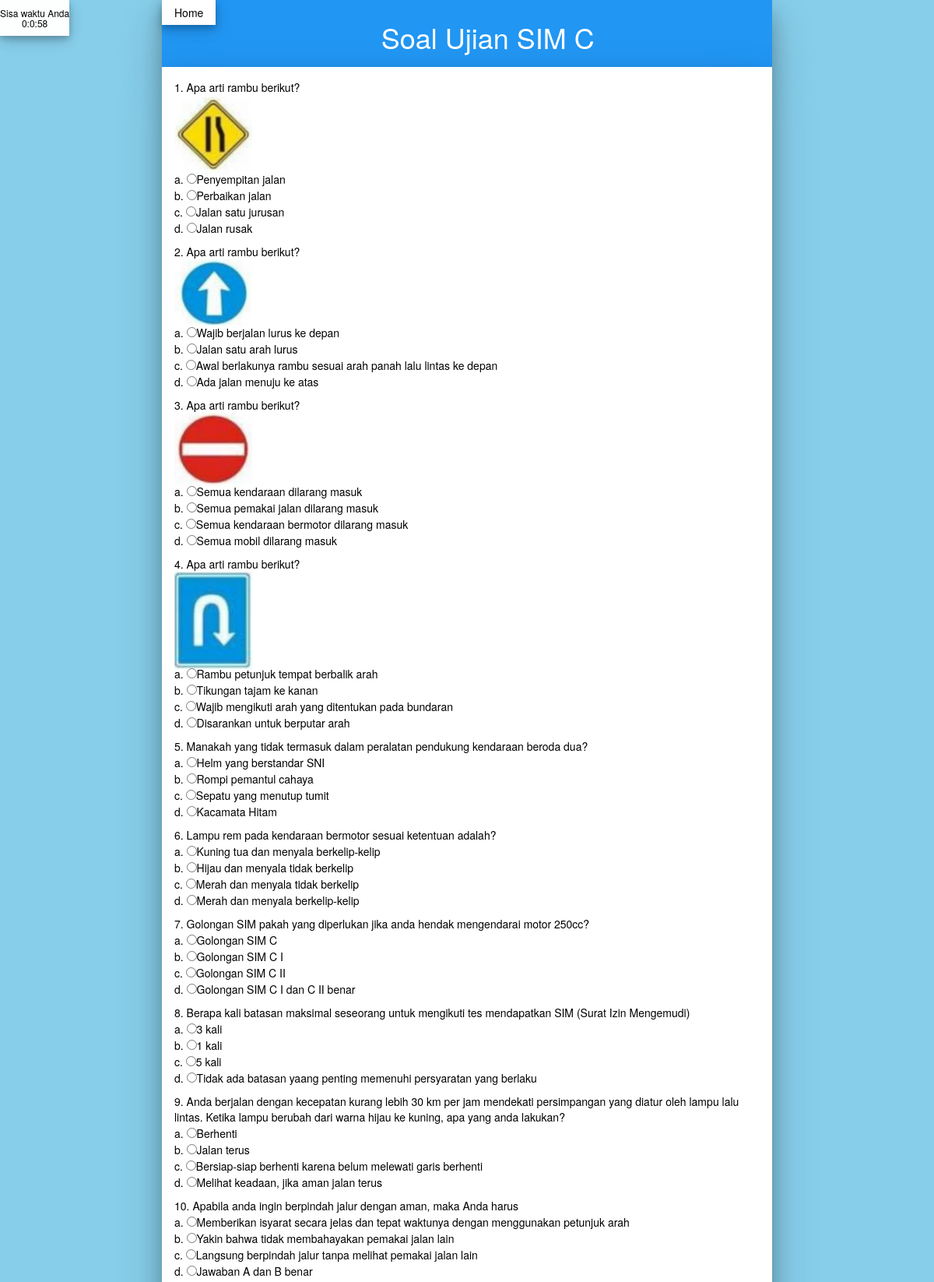
The app's page /soal.php (upper part) with its own data.
### tables this page shows
CREATE TABLE `soal_pilihan` (
  `nomor` int(11) NOT NULL,
  `pertanyaan` varchar(600) NOT NULL,
  `jawab_a` varchar(250) NOT NULL,
  `jawab_b` varchar(250) NOT NULL,
  `jawab_c` varchar(250) NOT NULL,
  `jawab_d` varchar(250) NOT NULL,
  `jawaban` enum('a','b','c','d','e') NOT NULL
);

### soal.php (the view, shortened to what this page needs)
<!DOCTYPE html>
<html>
<head>
<link rel="stylesheet" type="text/css" href="css/w3.css">
<link rel="stylesheet" type="text/css" href="css/bootstrap.min.css">
<link rel="stylesheet" type="text/css" href="css/bootstrap-theme.min.css">
</head>
<?php include 'template/koneksi.php'; ?>
<body class="w3-light-blue">
<div class="w3-white w3-card-4" id="timer" style="float: right; margin-right: 25px; position: fixed;"></div>
<div class="w3-container w3-animate-opacity" style="margin: 0 192px 4px 192px;">
<a onclick="back()" class="w3-btn w3-white w3-card-4" style="float:left;">Home</a>
<header class="w3-padding w3-card-16 w3-blue w3-center"><h1>Soal Ujian SIM C</header>
<div id="soal" class="w3-container w3-white w3-card-16 w3-padding-16" style="min-height: 650px">
<?php
echo "<form action='proses.php'method='post'>";
$nomor = 1;
$query = "SELECT * FROM soal_pilihan WHERE nomor = 1";
$soal = mysqli_query($link, $query);
if (mysqli_num_rows($soal) > 0) {
	$data = mysqli_fetch_assoc($soal);
	echo "<div class='w3-hover-aqua'>";
	echo $nomor . ". ". $data['pertanyaan']. "<br>";
	echo "<img src='gambar/narrow-road.png' alt='penyempitan-jalan' width='100'><br>";
	echo "a. <input type='radio' value='a' name='jawaban[".$data["nomor"]."]'/>". $data["jawab_a"]. "<br>";
	echo "b. <input type='radio' value='b' name='jawaban[".$data["nomor"]."]'/>". $data["jawab_b"]. "<br>";
	echo "c. <input type='radio' value='c' name='jawaban[".$data["nomor"]."]'/>". $data["jawab_c"]. "<br>";
	echo "d. <input type='radio' value='d' name='jawaban[".$data["nomor"]."]'/>". $data["jawab_d"]. "<p>";
	echo "</div>";
}
$nomor = 2;
$query = "SELECT * FROM soal_pilihan WHERE nomor = 2";
$soal = mysqli_query($link, $query);
if (mysqli_num_rows($soal) > 0) {
	$data = mysqli_fetch_assoc($soal);
	echo "<div class='w3-hover-aqua'>";
	echo $nomor . ". ". $data['pertanyaan']. "<br>";
	echo "<img src='gambar/go-ahead.png' alt='jalan-terus' width='100'><br>";
	echo "a. <input type='radio' value='a' name='jawaban[".$data["nomor"]."]'/>". $data["jawab_a"]. "<br>";
	echo "b. <input type='radio' value='b' name='jawaban[".$data["nomor"]."]'/>". $data["jawab_b"]. "<br>";
	echo "c. <input type='radio' value='c' name='jawaban[".$data["nomor"]."]'/>". $data["jawab_c"]. "<br>";
	echo "d. <input type='radio' value='d' name='jawaban[".$data["nomor"]."]'/>". $data["jawab_d"]. "<p>";
	echo "</div>";
}
$nomor = 3;
$query = "SELECT * FROM soal_pilihan WHERE nomor = 3";
$soal = mysqli_query($link, $query);
if (mysqli_num_rows($soal) > 0) {
	$data = mysqli_fetch_assoc($soal);
	echo "<div class='w3-hover-aqua'>";
	echo $nomor . ". ". $data['pertanyaan']. "<br>";
	echo "<img src='gambar/dont-enter.png' alt='dilarang-masuk' width='100'><br>";
	echo "a. <input type='radio' value='a' name='jawaban[".$data["nomor"]."]'/>". $data["jawab_a"]. "<br>";
	echo "b. <input type='radio' value='b' name='jawaban[".$data["nomor"]."]'/>". $data["jawab_b"]. "<br>";
	echo "c. <input type='radio' value='c' name='jawaban[".$data["nomor"]."]'/>". $data["jawab_c"]. "<br>";
	echo "d. <input type='radio' value='d' name='jawaban[".$data["nomor"]."]'/>". $data["jawab_d"]. "<p>";
	echo "</div>";
}
$nomor = 4;
$query = "SELECT * FROM soal_pilihan WHERE nomor = 4";
$soal = mysqli_query($link, $query);
if (mysqli_num_rows($soal) > 0) {
	$data = mysqli_fetch_assoc($soal);
	echo "<div class='w3-hover-aqua'>";
	echo $nomor . ". ". $data['pertanyaan']. "<br>";
	echo "<img src='gambar/turn-back.png' alt='putar-arah' width='100'><br>";
	echo "a. <input type='radio' value='a' name='jawaban[".$data["nomor"]."]'/>". $data["jawab_a"]. "<br>";
	echo "b. <input type='radio' value='b' name='jawaban[".$data["nomor"]."]'/>". $data["jawab_b"]. "<br>";
	echo "c. <input type='radio' value='c' name='jawaban[".$data["nomor"]."]'/>". $data["jawab_c"]. "<br>";
	echo "d. <input type='radio' value='d' name='jawaban[".$data["nomor"]."]'/>". $data["jawab_d"]. "<p>";
	echo "</div>";
}
$nomor = 5;
$query = "SELECT * FROM soal_pilihan WHERE nomor BETWEEN 5 AND 28";
$soal = mysqli_query($link, $query);
if (mysqli_num_rows($soal) > 0) {
	while($data = mysqli_fetch_assoc($soal)) {
	echo "<div class='w3-hover-aqua'>";
	echo $nomor . ". ". $data['pertanyaan']. "<br>";
	echo "a. <input type='radio' value='a' name='jawaban[".$data["nomor"]."]'/>". $data["jawab_a"]. "<br>";
	echo "b. <input type='radio' value='b' name='jawaban[".$data["nomor"]."]'/>". $data["jawab_b"]. "<br>";
	echo "c. <input type='radio' value='c' name='jawaban[".$data["nomor"]."]'/>". $data["jawab_c"]. "<br>";
	echo "d. <input type='radio' value='d' name='jawaban[".$data["nomor"]."]'/>". $data["jawab_d"]. "<p>";
	echo "</div>";
	$nomor++;
	}
}
?>
</div>
</div>
</body>
</html>

### css/w3.css (style rules this page uses)
html { box-sizing:border-box }
*,*:before,*:after { box-sizing:inherit }
html { -ms-text-size-adjust:100%;-webkit-text-size-adjust:100% }
body { margin:0 }
article,aside,details,figcaption,figure,footer,header,main,menu,nav,section,summary { display:block }
a { background-color:transparent;-webkit-text-decoration-skip:objects }
img { border-style:none }
button,input,select,textarea { font:inherit;margin:0 }
button,input { overflow:visible }
[type=checkbox],[type=radio] { padding:0 }
html,body { font-family:Verdana,sans-serif;font-size:15px;line-height:1.5 }
html { overflow-x:hidden }
h1,h2,h3,h4,h5,h6,.w3-slim,.w3-wide { font-family:"Segoe UI",Arial,sans-serif }
h1 { font-size:36px }
h1,h2,h3,h4,h5,h6 { font-weight:400;margin:10px 0 }
img { margin-bottom:-5px }
a { color:inherit }
.w3-btn,.w3-btn-block,.w3-button { border:none;display:inline-block;outline:0;padding:6px 16px;vertical-align:middle;overflow:hidden;text-decoration:none!important;color:#fff;background-color:#000;text-align:center;cursor:pointer;white-space:nowrap }
.w3-btn,.w3-btn-floating,.w3-btn-floating-large,.w3-closenav,.w3-opennav,.w3-btn-block,.w3-button { -webkit-touch-callout:none;-webkit-user-select:none;-khtml-user-select:none;-moz-user-select:none;-ms-user-select:none;user-select:none }
.w3-btn,.w3-btn-floating,.w3-dropnav a,.w3-btn-floating-large,.w3-btn-block, .w3-navbar a,.w3-navblock a,.w3-sidenav a,.w3-pagination li a,.w3-hoverable tbody tr,.w3-hoverable li, .w3-accordion-content a,.w3-dropdown-content a,.w3-dropdown-click:hover,.w3-dropdown-hover:hover,.w3-opennav,.w3-closenav,.w3-closebtn,*[class*="w3-hover-"] { -webkit-transition:background-color .25s,color .15s,box-shadow .25s,opacity 0.25s,filter 0.25s,border 0.15s;transition:background-color .25s,color .15s,box-shadow .15s,opacity .25s,filter .25s,border .15s }
.w3-container:after,.w3-container:before,.w3-panel:after,.w3-panel:before,.w3-row:after,.w3-row:before,.w3-row-padding:after,.w3-row-padding:before,.w3-cell-row:before,.w3-cell-row:after, .w3-topnav:after,.w3-topnav:before,.w3-clear:after,.w3-clear:before,.w3-btn-group:before,.w3-btn-group:after,.w3-btn-bar:before,.w3-btn-bar:after,.w3-bar:before,.w3-bar:after { content:"";display:table;clear:both }
.w3-center { text-align:center!important }
.w3-padding-medium,.w3-padding,.w3-form { padding:8px 16px!important }
.w3-padding-16 { padding-top:16px!important;padding-bottom:16px!important }
.w3-container { padding:0.01em 16px }
.w3-card-4,.w3-hover-shadow:hover { box-shadow:0 4px 8px 0 rgba(0,0,0,0.2),0 6px 20px 0 rgba(0,0,0,0.19)!important }
.w3-card-16 { box-shadow:0 16px 24px 0 rgba(0,0,0,0.22),0 25px 55px 0 rgba(0,0,0,0.21)!important }
.w3-animate-opacity { -webkit-animation:opac 0.8s;animation:opac 0.8s }
.w3-blue,.w3-hover-blue:hover { color:#fff!important;background-color:#2196F3!important }
.w3-light-blue,.w3-hover-light-blue:hover { color:#000!important;background-color:#87CEEB!important }
.w3-white,.w3-hover-white:hover { color:#000!important;background-color:#fff!important }

### records on screen
soal_pilihan: pertanyaan "Apa arti rambu berikut?", jawab_a "Penyempitan jalan", jawab_b "Perbaikan jalan", jawab_c "Jalan satu jurusan", jawab_d "Jalan rusak"
soal_pilihan: pertanyaan "Apa arti rambu berikut?", jawab_a "Wajib berjalan lurus ke depan", jawab_b "Jalan satu arah lurus", jawab_c "Awal berlakunya rambu sesuai arah panah lalu lintas ke depan", jawab_d "Ada jalan menuju ke atas"
soal_pilihan: pertanyaan "Apa arti rambu berikut?", jawab_a "Semua kendaraan dilarang masuk", jawab_b "Semua pemakai jalan dilarang masuk", jawab_c "Semua kendaraan bermotor dilarang masuk", jawab_d "Semua mobil dilarang masuk"
soal_pilihan: pertanyaan "Apa arti rambu berikut?", jawab_a "Rambu petunjuk tempat berbalik arah", jawab_b "Tikungan tajam ke kanan", jawab_c "Wajib mengikuti arah yang ditentukan pada bundaran", jawab_d "Disarankan untuk berputar arah"
soal_pilihan: pertanyaan "Manakah yang tidak termasuk dalam peralatan pendukung kendaraan beroda dua?", jawab_a "Helm yang berstandar SNI", jawab_b "Rompi pemantul cahaya", jawab_c "Sepatu yang menutup tumit", jawab_d "Kacamata Hitam"
soal_pilihan: pertanyaan "Lampu rem pada kendaraan bermotor sesuai ketentuan adalah?", jawab_a "Kuning tua dan menyala berkelip-kelip", jawab_b "Hijau dan menyala tidak berkelip", jawab_c "Merah dan menyala tidak berkelip", jawab_d "Merah dan menyala berkelip-kelip"
soal_pilihan: pertanyaan "Golongan SIM pakah yang diperlukan jika anda hendak mengendarai motor 250cc?", jawab_a "Golongan SIM C", jawab_b "Golongan SIM C I", jawab_c "Golongan SIM C II", jawab_d "Golongan SIM C I dan C II benar"
soal_pilihan: pertanyaan "Berapa kali batasan maksimal seseorang untuk mengikuti tes mendapatkan SIM (Surat Izin Mengemudi)", jawab_a "3 kali", jawab_b "1 kali", jawab_c "5 kali", jawab_d "Tidak ada batasan yaang penting memenuhi persyaratan yang berlaku"
soal_pilihan: pertanyaan "Anda berjalan dengan kecepatan kurang lebih 30 km per jam mendekati persimpangan yang diatur oleh lampu lalu lintas. Ketika lampu berubah dari warna hijau ke kuning, apa yang anda lakukan?", jawab_a "Berhenti", jawab_b "Jalan terus", jawab_c "Bersiap-siap berhenti karena belum melewati garis berhenti", jawab_d "Melihat keadaan, jika aman jalan terus"
soal_pilihan: pertanyaan "Apabila anda ingin berpindah jalur dengan aman, maka Anda harus", jawab_a "Memberikan isyarat secara jelas dan tepat waktunya dengan menggunakan petunjuk arah", jawab_b "Yakin bahwa tidak membahayakan pemakai jalan lain", jawab_c "Langsung berpindah jalur tanpa melihat pemakai jalan lain", jawab_d "Jawaban A dan B benar"

### other values on screen
$nomor "1"
$nomor "2"
$nomor "3"
$nomor "4"
